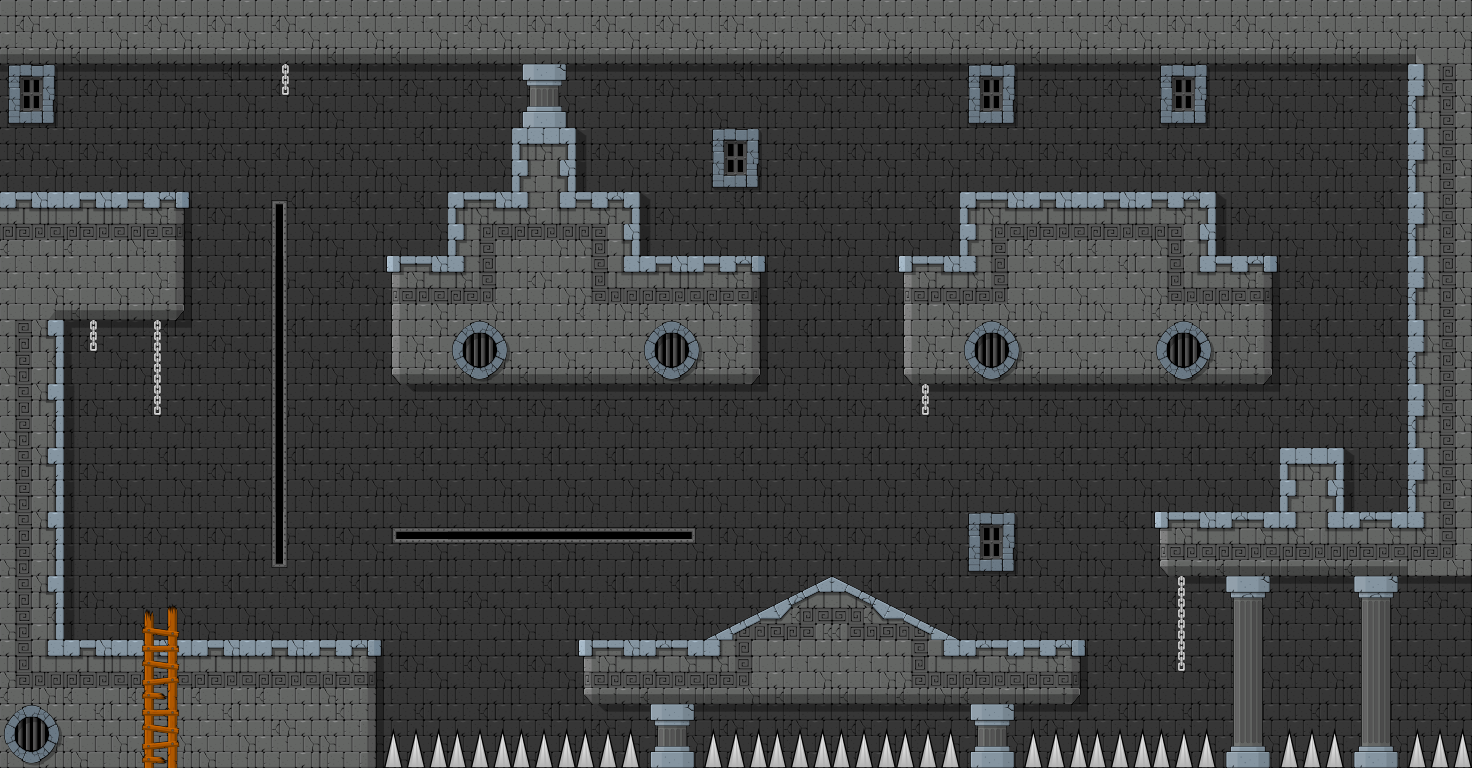

A 2D game scene composited from a Tiled map and its tileset images. What follows is a short description and the map's XML, with each tile layer's data collapsed to a summary:
An orthogonal 23x12 tile map with 64x64 px tiles, 3 tile layers (background, foreground, objects).

<map version="1.0" orientation="orthogonal" renderorder="right-down" width="23" height="12" tilewidth="64" tileheight="64" nextobjectid="1">
 <tileset firstgid="1" source="Tileset.tsx" />
 <layer name="background" width="23" height="12">
  <data>[276 cells, 237 non-empty, 10 distinct tile ids]</data>
 </layer>
 <layer name="foreground" width="23" height="12">
  <data>[276 cells, 125 non-empty, 35 distinct tile ids]</data>
 </layer>
 <layer name="objects" width="23" height="12">
  <data>[276 cells, 31 non-empty, 12 distinct tile ids]</data>
 </layer>
</map>
